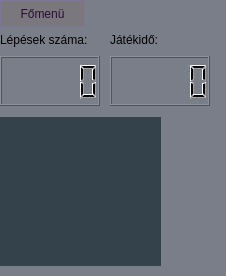
<?xml version="1.0" encoding="UTF-8"?>
<ui version="4.0">
 <class>GameSessionUI</class>
 <widget class="QWidget" name="GameSessionUI">
  <property name="geometry">
   <rect>
    <x>0</x>
    <y>0</y>
    <width>226</width>
    <height>276</height>
   </rect>
  </property>
  <property name="sizePolicy">
   <sizepolicy hsizetype="Fixed" vsizetype="Fixed">
    <horstretch>0</horstretch>
    <verstretch>0</verstretch>
   </sizepolicy>
  </property>
  <property name="windowTitle">
   <string>Labirintus - Játékablak</string>
  </property>
  <property name="styleSheet">
   <string notr="true">background-color: rgb(122, 126, 136);</string>
  </property>
  <widget class="QPushButton" name="closeButton">
   <property name="geometry">
    <rect>
     <x>0</x>
     <y>0</y>
     <width>85</width>
     <height>27</height>
    </rect>
   </property>
   <property name="styleSheet">
    <string notr="true">border: 1px solid rgb(122, 119, 155);
background-color: rgb(122, 119, 125);
color: rgb(41, 13, 56);</string>
   </property>
   <property name="text">
    <string>Főmenü</string>
   </property>
  </widget>
  <widget class="QWidget" name="verticalLayoutWidget">
   <property name="geometry">
    <rect>
     <x>0</x>
     <y>30</y>
     <width>111</width>
     <height>81</height>
    </rect>
   </property>
   <layout class="QVBoxLayout" name="verticalLayout">
    <item>
     <widget class="QLabel" name="stepCountLabel">
      <property name="minimumSize">
       <size>
        <width>100</width>
        <height>20</height>
       </size>
      </property>
      <property name="maximumSize">
       <size>
        <width>100</width>
        <height>20</height>
       </size>
      </property>
      <property name="baseSize">
       <size>
        <width>100</width>
        <height>0</height>
       </size>
      </property>
      <property name="text">
       <string>Lépések száma:</string>
      </property>
     </widget>
    </item>
    <item>
     <widget class="QLCDNumber" name="stepCounter">
      <property name="minimumSize">
       <size>
        <width>0</width>
        <height>50</height>
       </size>
      </property>
      <property name="maximumSize">
       <size>
        <width>100</width>
        <height>50</height>
       </size>
      </property>
      <property name="baseSize">
       <size>
        <width>100</width>
        <height>0</height>
       </size>
      </property>
     </widget>
    </item>
    <item>
     <spacer name="verticalSpacer">
      <property name="orientation">
       <enum>Qt::Vertical</enum>
      </property>
      <property name="sizeHint" stdset="0">
       <size>
        <width>20</width>
        <height>40</height>
       </size>
      </property>
     </spacer>
    </item>
   </layout>
  </widget>
  <widget class="TableView" name="gameTable" native="true">
   <property name="geometry">
    <rect>
     <x>0</x>
     <y>117</y>
     <width>161</width>
     <height>149</height>
    </rect>
   </property>
   <property name="autoFillBackground">
    <bool>false</bool>
   </property>
   <property name="styleSheet">
    <string notr="true">background-color: rgb(52, 66, 76);</string>
   </property>
  </widget>
  <widget class="QWidget" name="verticalLayoutWidget_2">
   <property name="geometry">
    <rect>
     <x>110</x>
     <y>30</y>
     <width>111</width>
     <height>81</height>
    </rect>
   </property>
   <layout class="QVBoxLayout" name="verticalLayout_2">
    <item>
     <widget class="QLabel" name="timeCountLabel">
      <property name="minimumSize">
       <size>
        <width>100</width>
        <height>20</height>
       </size>
      </property>
      <property name="maximumSize">
       <size>
        <width>100</width>
        <height>20</height>
       </size>
      </property>
      <property name="baseSize">
       <size>
        <width>100</width>
        <height>0</height>
       </size>
      </property>
      <property name="text">
       <string>Játékidő:</string>
      </property>
     </widget>
    </item>
    <item>
     <widget class="QLCDNumber" name="timeCounter">
      <property name="minimumSize">
       <size>
        <width>0</width>
        <height>50</height>
       </size>
      </property>
      <property name="maximumSize">
       <size>
        <width>100</width>
        <height>50</height>
       </size>
      </property>
      <property name="baseSize">
       <size>
        <width>100</width>
        <height>0</height>
       </size>
      </property>
     </widget>
    </item>
    <item>
     <spacer name="verticalSpacer_2">
      <property name="orientation">
       <enum>Qt::Vertical</enum>
      </property>
      <property name="sizeHint" stdset="0">
       <size>
        <width>20</width>
        <height>40</height>
       </size>
      </property>
     </spacer>
    </item>
   </layout>
  </widget>
 </widget>
 <customwidgets>
  <customwidget>
   <class>TableView</class>
   <extends>QWidget</extends>
   <header location="global">Headers/tableview.h</header>
   <container>1</container>
  </customwidget>
 </customwidgets>
 <resources/>
 <connections/>
</ui>
